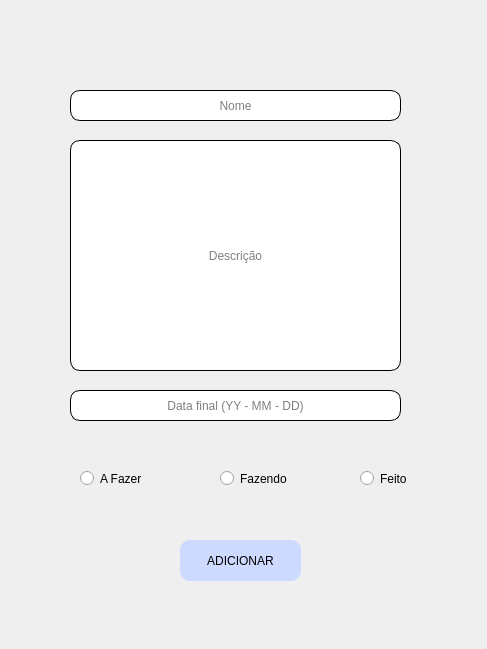
<?xml version="1.0" encoding="UTF-8"?>
<ui version="4.0">
 <class>telaAdd</class>
 <widget class="QWidget" name="telaAdd">
  <property name="geometry">
   <rect>
    <x>0</x>
    <y>0</y>
    <width>487</width>
    <height>649</height>
   </rect>
  </property>
  <property name="windowTitle">
   <string>Adicionar</string>
  </property>
  <widget class="QLineEdit" name="inputName">
   <property name="geometry">
    <rect>
     <x>70</x>
     <y>90</y>
     <width>331</width>
     <height>31</height>
    </rect>
   </property>
   <property name="font">
    <font>
     <strikeout>false</strikeout>
    </font>
   </property>
   <property name="styleSheet">
    <string notr="true">background-color: rgb(255, 255, 255);
border-radius: 10px;
border-style: outset;
border-width: 1px;
</string>
   </property>
   <property name="text">
    <string/>
   </property>
   <property name="echoMode">
    <enum>QLineEdit::Normal</enum>
   </property>
   <property name="cursorPosition">
    <number>0</number>
   </property>
   <property name="alignment">
    <set>Qt::AlignCenter</set>
   </property>
   <property name="placeholderText">
    <string>Nome</string>
   </property>
  </widget>
  <widget class="QLineEdit" name="inputDescricao">
   <property name="geometry">
    <rect>
     <x>70</x>
     <y>140</y>
     <width>331</width>
     <height>231</height>
    </rect>
   </property>
   <property name="font">
    <font>
     <strikeout>false</strikeout>
    </font>
   </property>
   <property name="styleSheet">
    <string notr="true">background-color: rgb(255, 255, 255);
border-radius: 10px;
border-style: outset;
border-width: 1px;
</string>
   </property>
   <property name="text">
    <string/>
   </property>
   <property name="echoMode">
    <enum>QLineEdit::Normal</enum>
   </property>
   <property name="cursorPosition">
    <number>0</number>
   </property>
   <property name="alignment">
    <set>Qt::AlignCenter</set>
   </property>
   <property name="placeholderText">
    <string>Descrição</string>
   </property>
  </widget>
  <widget class="QLineEdit" name="inputData">
   <property name="geometry">
    <rect>
     <x>70</x>
     <y>390</y>
     <width>331</width>
     <height>31</height>
    </rect>
   </property>
   <property name="font">
    <font>
     <strikeout>false</strikeout>
    </font>
   </property>
   <property name="styleSheet">
    <string notr="true">background-color: rgb(255, 255, 255);
border-radius: 10px;
border-style: outset;
border-width: 1px;
</string>
   </property>
   <property name="text">
    <string/>
   </property>
   <property name="echoMode">
    <enum>QLineEdit::Normal</enum>
   </property>
   <property name="cursorPosition">
    <number>0</number>
   </property>
   <property name="alignment">
    <set>Qt::AlignCenter</set>
   </property>
   <property name="placeholderText">
    <string>Data final (YY - MM - DD)</string>
   </property>
  </widget>
  <widget class="QRadioButton" name="radioButton">
   <property name="geometry">
    <rect>
     <x>80</x>
     <y>470</y>
     <width>82</width>
     <height>17</height>
    </rect>
   </property>
   <property name="text">
    <string>A Fazer</string>
   </property>
   <attribute name="buttonGroup">
    <string notr="true">buttonGroup</string>
   </attribute>
  </widget>
  <widget class="QRadioButton" name="radioButton_2">
   <property name="geometry">
    <rect>
     <x>220</x>
     <y>470</y>
     <width>82</width>
     <height>17</height>
    </rect>
   </property>
   <property name="text">
    <string>Fazendo</string>
   </property>
   <attribute name="buttonGroup">
    <string notr="true">buttonGroup</string>
   </attribute>
  </widget>
  <widget class="QRadioButton" name="radioButton_3">
   <property name="geometry">
    <rect>
     <x>360</x>
     <y>470</y>
     <width>82</width>
     <height>17</height>
    </rect>
   </property>
   <property name="text">
    <string>Feito</string>
   </property>
   <attribute name="buttonGroup">
    <string notr="true">buttonGroup</string>
   </attribute>
  </widget>
  <widget class="QPushButton" name="btnAdd">
   <property name="geometry">
    <rect>
     <x>180</x>
     <y>540</y>
     <width>121</width>
     <height>41</height>
    </rect>
   </property>
   <property name="cursor">
    <cursorShape>PointingHandCursor</cursorShape>
   </property>
   <property name="styleSheet">
    <string notr="true">border-radius: 10px;
background-color: rgb(205, 217, 255);
border-style: outset</string>
   </property>
   <property name="text">
    <string>ADICIONAR</string>
   </property>
  </widget>
 </widget>
 <resources/>
 <connections/>
 <buttongroups>
  <buttongroup name="buttonGroup"/>
 </buttongroups>
</ui>
